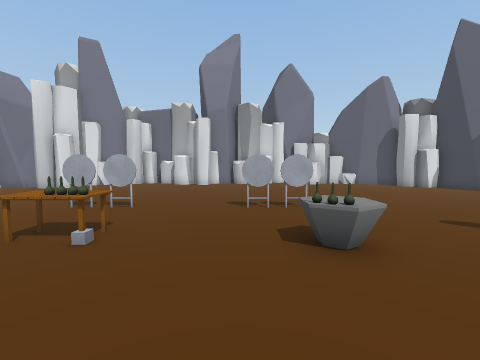
View 1 (above)

22 first-person views from a walk through a scene from a Unity 3-D project. The camera is 1.4 m above the floor, tilts 4° down and sees 90° across. The floor is counted in squares, 1 m on a side. Each view is taken from the middle of a square. On the plan, view 1 faces up. The plan holds only what a view shows up to about 13 squares ahead; the rest is blank. The place goes on beyond the plan. Some surface patterns are stand-ins.

View 2
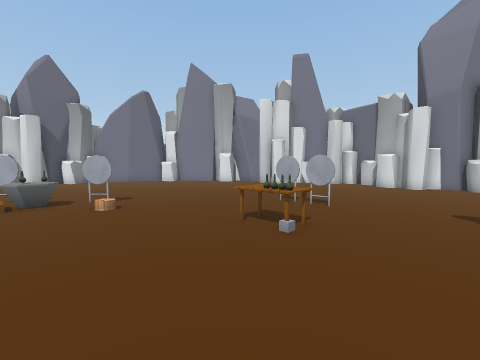

View 3
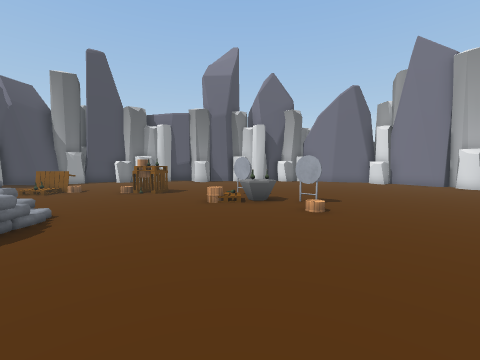

View 4
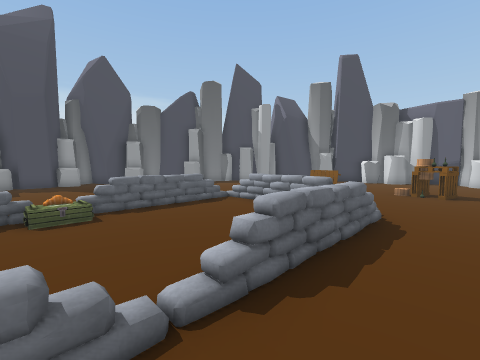

View 5
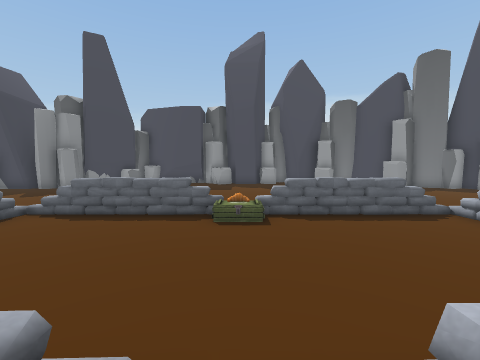

View 6
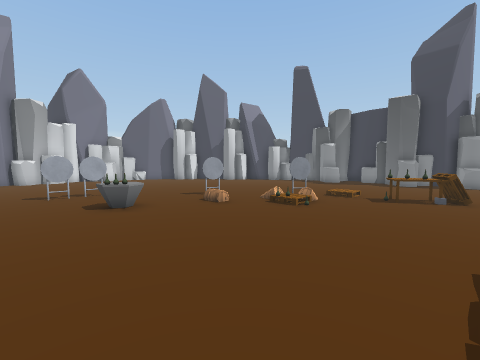

View 7
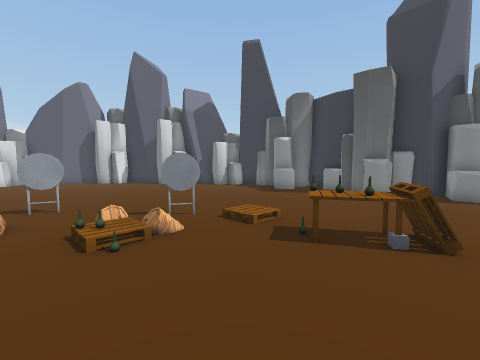

View 8
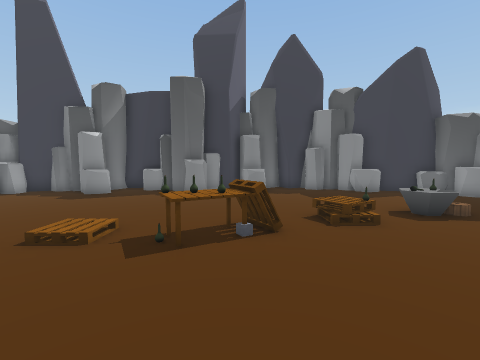

View 9
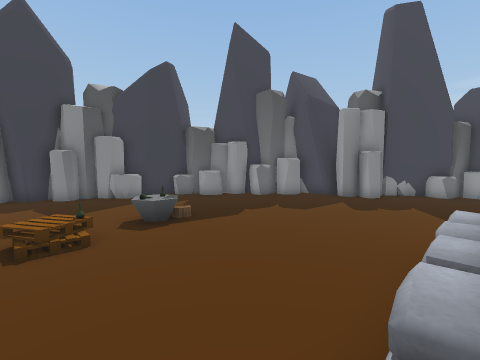

View 10
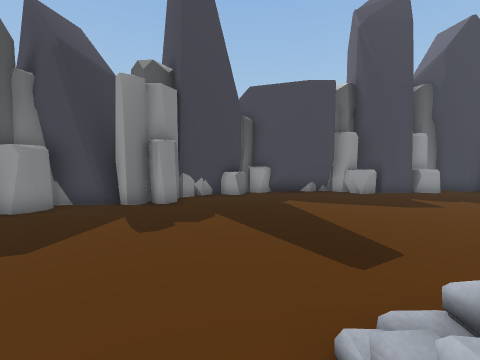

View 11
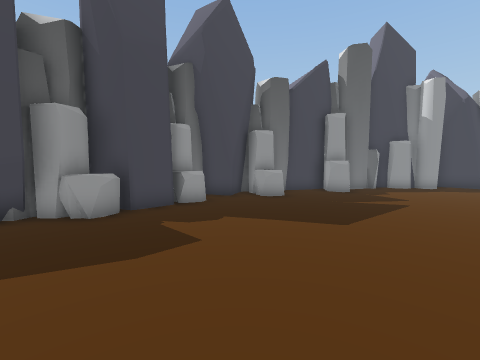

View 12
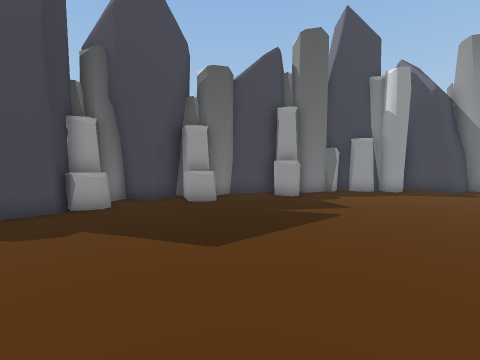

View 13
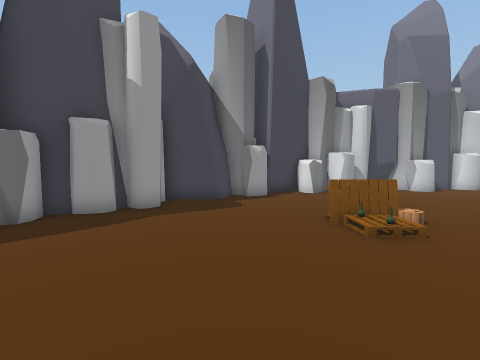

View 14
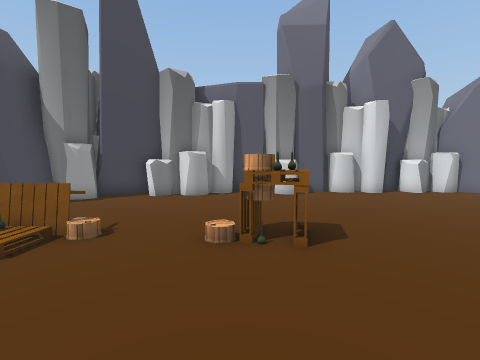

View 15
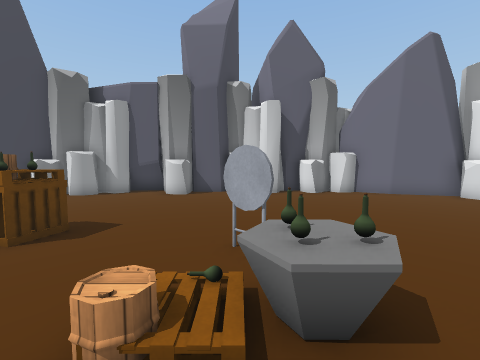

View 16
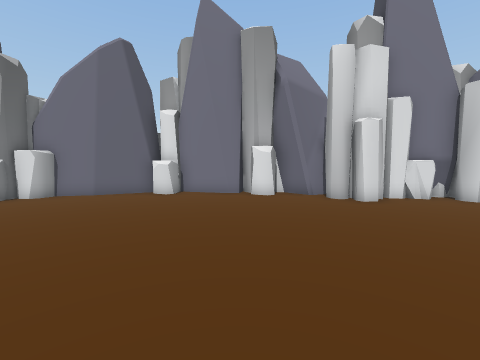

View 17
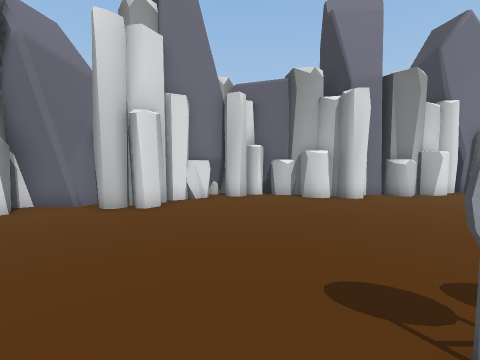

View 18
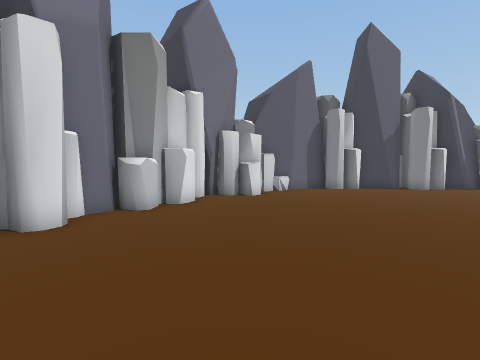

View 19
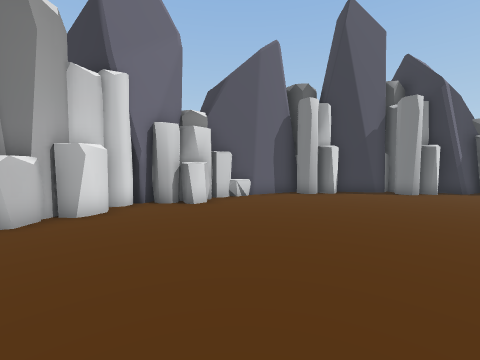

View 20
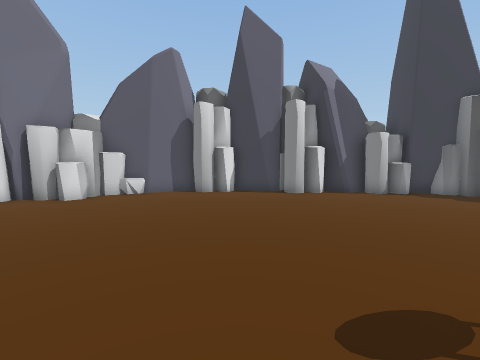

View 21
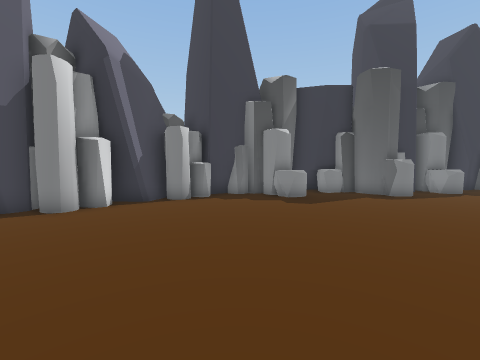

View 22
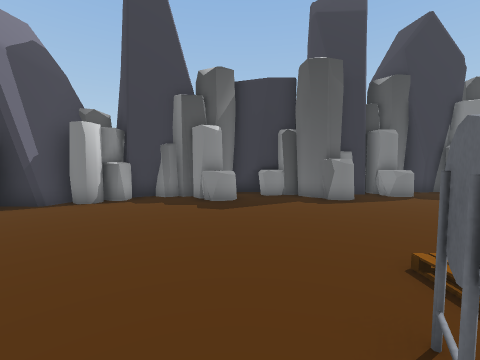

### Floor plan
Key: @ floor where view 1 was taken; # wall or solid block; . main floor; : floor 0.25 m higher than the main floor; / step, stairs or slope; O other object.
Columns run from 20 left of view 1 to 19 right of it. Each row starts with its distance up from view 1.
 18                    ##
 17             O##O####OOO###OO
 16            OO#..O##.O.O..O.O####
 15           #O.....O............###
 14      ######...................OO#
 13      #O#.OO.....................###
 12     ##O..........................O##
 11    ##............................#O#
 10  #OO..............................O#
  9  ##O...............................###
  8  #.............OO.....O............#O#
  7  #...................O..............O#
  6 ##...................................#
  5 OO..............OO....O...O..........##
  4 OO..............OO...OO...O.........OO#
  3 #..........O........................OO##
  2 #O........O.O...............O........OO#
  1 ##.......OO..................O........O
  0 OO......O./.........@........//......##
 -1 #........./....... .................OOO
 -2 OO................ ..........OO.......#
 -3 #O...........................OOO.....O##
 -4 #......OO........... .........O......O##
 -5 #......OO....:OOOOO. OOOO/ ............#
 -6 ##...........O  .......  O.....O......##
 -7  OO......... O  .......  O............O#
 -8  O.....O...  O.......... O.....OO.....##
 -9  #O....O/... O...........O......O....O#
-10  ##....O.... OOOOO.O.OO..O...........O#
-11  ##O........  OOOO   OOOO............##
-12   #O.............. .   .............O#
-13   ###................ .............O##
-14     #.............................###
-15     ##O..........................O#
-16      ##.........................OO
-17       #O.....................O###
-18       OO##O.................OO##
-19          #O..OO............##
-20          #####O..O##OO##.OO#
-21              ###.O##O####O##
-22                ##  ###

Positions as (right, up) in squares from view 1, and headings:
1: (0, 0), facing up
2: (0, 0), facing up-left
3: (-1, 0), facing left
4: (0, -3), facing down-left
5: (-1, -4), facing down
6: (-1, -4), facing up-right
7: (5, -4), facing up-right
8: (5, -3), facing right
9: (5, -5), facing down-right
10: (6, -9), facing down
11: (2, -13), facing down-left
12: (-1, -12), facing down-left
13: (-7, -12), facing left
14: (-8, -5), facing left
15: (-8, 0), facing left
16: (-7, 4), facing up-left
17: (-7, 6), facing up
18: (-3, 9), facing up-right
19: (0, 9), facing up-right
20: (3, 5), facing up-right
21: (6, 6), facing right
22: (7, 3), facing right
